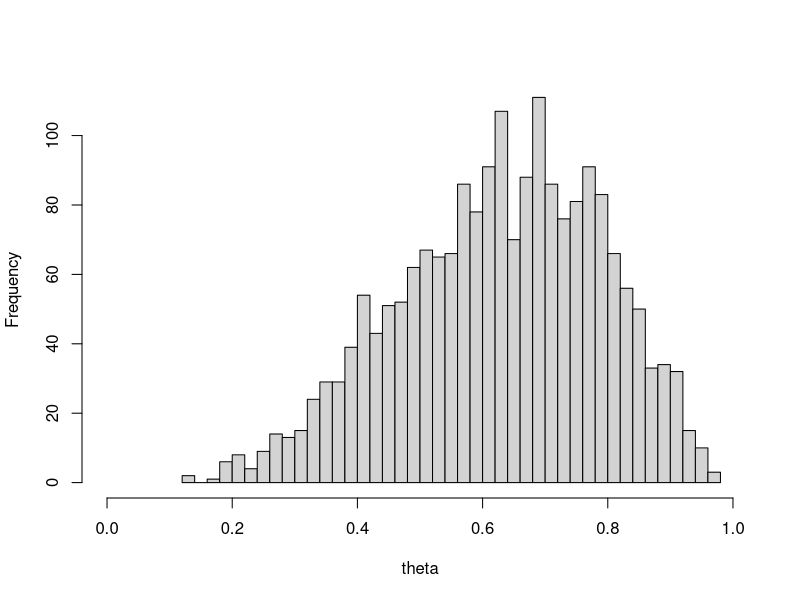

Write R code to recreate this figure.
## ---- chunk 1
set.seed(681)
simulate_three_coin <- function(prior_probs = c(1/3, 1/3, 1/3)) {
  theta <- sample(c(0.25, 0.5, 0.75),
                  size = 1, prob = prior_probs)
  X <- rbinom(2, size = 1,
              prob = theta)
  return(list(theta = theta, X = X))
}
## ---- chunk 2
rejection_sample_three_coin <-
  function(prior_probs = c(1/3, 1/3, 1/3)) {
    while (TRUE) {
      run <- simulate_three_coin(prior_probs)
      if (all(run$X == c(1, 1)))
        return(run$theta)
    }
  }
rejection_sample_three_coin()
## ---- chunk 3
draws <- replicate(5000,
  rejection_sample_three_coin())

# Fraction of accepted draws
# at each value:
table(draws) / 5000
## ---- chunk 4
new_prior <- c(0.6, 0.3, 0.1)
new_draws <- replicate(5000,
  rejection_sample_three_coin(new_prior))
table(factor(new_draws,
  levels = c(0.25, 0.5, 0.75))) / 5000
## ---- chunk 5
set.seed(681)
simulate_continuous_coin <- function() {
  theta <- runif(1)
  X <- rbinom(6, size = 1,
              prob = theta)
  return(list(theta = theta, X = X))
}
## ---- chunk 6
rejection_sample_continuous_coin <-
  function() {
    while (TRUE) {
      run <- simulate_continuous_coin()
      if (all(run$X == c(1, 1, 0, 1, 1, 0)))
        return(run$theta)
    }
  }
rejection_sample_continuous_coin()
## ---- chunk 7
draws <- replicate(2000,
  rejection_sample_continuous_coin())
mean(draws)
hist(draws, breaks = 40,
     xlim = c(0, 1),
     xlab = "theta", main = "")
## ---- chunk 8
rejection_sample_coin_count <-
  function() {
    while (TRUE) {
      run <- simulate_continuous_coin()
      if (sum(run$X) == 4)
        return(run$theta)
    }
  }
draws_count <- replicate(2000,
  rejection_sample_coin_count())
## ---- chunk 9
set.seed(681)
simulate_rain <- function() {
  theta <- runif(1)
  X <- integer(6)
  X[1] <- rbinom(1, size = 1, prob = theta)
  for (day in 2:6) {
    if (runif(1) < 0.5) {
      X[day] <- X[day - 1]                         # weather persists
    } else {
      X[day] <- rbinom(1, size = 1, prob = theta)   # new state
    }
  }
  return(list(theta = theta, X = X))
}
## ---- chunk 10
rejection_sample_rain <-
  function(E) {
    while (TRUE) {
      run <- simulate_rain()
      if (E(run$X))
        return(run$theta)
    }
  }
## ---- chunk 11
E_DRRRRD <- function(X)
  all(X == c(0, 1, 1, 1, 1, 0))
E_RDRDRR <- function(X)
  all(X == c(1, 0, 1, 0, 1, 1))

rejection_sample_rain(E_RDRDRR)
## ---- chunk 12
draws <- function(E)
  replicate(2000,
    rejection_sample_rain(E))

mean(draws(E_DRRRRD))
mean(draws(E_RDRDRR))
## ---- chunk 13
E_count <- function(X)
  sum(X) == 4
count_draws <- draws(E_count)
mean(count_draws)
